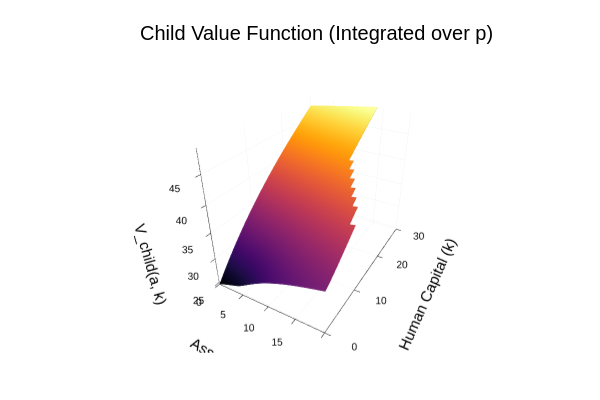

Source (notebook cell):
### Code cell
plotly()
# Grids
a_vec = child_model.a_grid
k_vec = child_model.k_grid

Na = length(a_vec)
Nk = length(k_vec)

# Construct the Z matrix for plotting
Z = [V_child_interp(a_vec[i_a], k_vec[i_k]) for i_k in 1:Nk, i_a in 1:Na]

# 3D surface plot
surface(
    a_vec,                # X: assets
    k_vec,                # Y: human capital
    Z,                    # Z: value function
    xlabel = "Assets (a)",
    ylabel = "Human Capital (k)",
    zlabel = "V_child(a, k)",
    title = "Child Value Function (Integrated over p)",
    legend = false
)

### Figure 1 — Plotly figure (JSON) as saved in the notebook; plotly's stock layout.template omitted (floating-point values rounded to 4 significant figures; data arrays with more than 128 entries replaced by an {"elided": "..."} marker saying what was removed)
{"data": [{"colorbar": {"len": 0.8657, "title": "", "x": 0.9934, "y": 0.5087}, "colorscale": {"elided": "256x2 mixed values"}, "name": "y1", "opacity": null, "scene": "scene", "showlegend": false, "showscale": false, "type": "surface", "x": [0, 0.1654, 0.3545, 0.5537, 0.7599, 0.9712, 1.187, 1.406, 1.629, 1.854, 2.082, 2.312, 2.544, 2.778, 3.014, 3.252, 3.491, 3.732, 3.974, 4.218, 4.463, 4.709, 4.956, 5.204, 5.454, 5.704, 5.956, 6.208, 6.462, 6.716, 6.971, 7.227, 7.484, 7.742, 8, 8.61, 9.308, 10.04, 10.8, 11.58, 12.38, 13.19, 14.01, 14.84, 15.68, 16.53, 17.39, 18.25, 19.12, 20], "xaxis": "x", "y": [0, 0.08746, 0.2474, 0.4545, 0.6997, 0.9779, 1.285, 1.62, 1.979, 2.362, 2.766, 3.191, 3.636, 4.1, 4.582, 5.081, 5.598, 6.131, 6.679, 7.244, 7.823, 8.417, 9.025, 9.648, 10.28, 10.93, 11.6, 12.27, 12.96, 13.66, 14.37, 15.1, 15.83, 16.58, 17.34, 18.11, 18.89, 19.68, 20.49, 21.3, 22.13, 22.96, 23.81, 24.66, 25.53, 26.4, 27.29, 28.18, 29.09, 30], "yaxis": "y", "z": {"elided": "50x50 float values"}, "zaxis": "z", "zmax": 48.94, "zmin": 24.6}], "layout": {"annotations": [{"font": {"color": "rgba(0, 0, 0, 1.000)", "family": "sans-serif", "size": 20}, "rotation": 0, "showarrow": false, "text": "Child Value Function (Integrated over p)", "x": 0.5275, "xanchor": "center", "xref": "paper", "y": 1, "yanchor": "top", "yref": "paper"}], "height": 400, "margin": {"b": 20, "l": 0, "r": 0, "t": 20}, "paper_bgcolor": "rgba(255, 255, 255, 1.000)", "plot_bgcolor": "rgba(255, 255, 255, 1.000)", "scene": {"camera": {"eye": {"x": 1.126, "y": -1.95, "z": 1.3}, "projection": "orthographic"}, "domain": {"x": [0.06165, 0.9934], "y": [0.07581, 0.9415]}, "xaxis": {"gridcolor": "rgba(0, 0, 0, 0.100)", "gridwidth": 0.5, "linecolor": "rgba(0, 0, 0, 1.000)", "mirror": false, "range": [0, 20], "showgrid": true, "showline": true, "showticklabels": true, "tickangle": 0, "tickcolor": "rgb(0, 0, 0)", "tickfont": {"color": "rgba(0, 0, 0, 1.000)", "family": "sans-serif", "size": 11}, "tickmode": "array", "ticks": "inside", "ticktext": ["0", "5", "10", "15", "20"], "tickvals": [0, 5, 10, 15, 20], "title": "Assets (a)", "titlefont": {"color": "rgba(0, 0, 0, 1.000)", "family": "sans-serif", "size": 15}, "type": "-", "visible": true, "zeroline": false, "zerolinecolor": "rgba(0, 0, 0, 1.000)"}, "yaxis": {"gridcolor": "rgba(0, 0, 0, 0.100)", "gridwidth": 0.5, "linecolor": "rgba(0, 0, 0, 1.000)", "mirror": false, "range": [0, 30], "showgrid": true, "showline": true, "showticklabels": true, "tickangle": 0, "tickcolor": "rgb(0, 0, 0)", "tickfont": {"color": "rgba(0, 0, 0, 1.000)", "family": "sans-serif", "size": 11}, "tickmode": "array", "ticks": "inside", "ticktext": ["0", "10", "20", "30"], "tickvals": [0, 10, 20, 30], "title": "Human Capital (k)", "titlefont": {"color": "rgba(0, 0, 0, 1.000)", "family": "sans-serif", "size": 15}, "type": "-", "visible": true, "zeroline": false, "zerolinecolor": "rgba(0, 0, 0, 1.000)"}, "zaxis": {"gridcolor": "rgba(0, 0, 0, 0.100)", "gridwidth": 0.5, "linecolor": "rgba(0, 0, 0, 1.000)", "mirror": false, "range": [24.6, 48.94], "showgrid": true, "showline": true, "showticklabels": true, "tickangle": 0, "tickcolor": "rgb(0, 0, 0)", "tickfont": {"color": "rgba(0, 0, 0, 1.000)", "family": "sans-serif", "size": 11}, "tickmode": "array", "ticks": "inside", "ticktext": ["25", "30", "35", "40", "45"], "tickvals": [25, 30, 35, 40, 45], "title": "V_child(a, k)", "titlefont": {"color": "rgba(0, 0, 0, 1.000)", "family": "sans-serif", "size": 15}, "type": "-", "visible": true, "zeroline": false, "zerolinecolor": "rgba(0, 0, 0, 1.000)"}}, "showlegend": false, "width": 600}}
